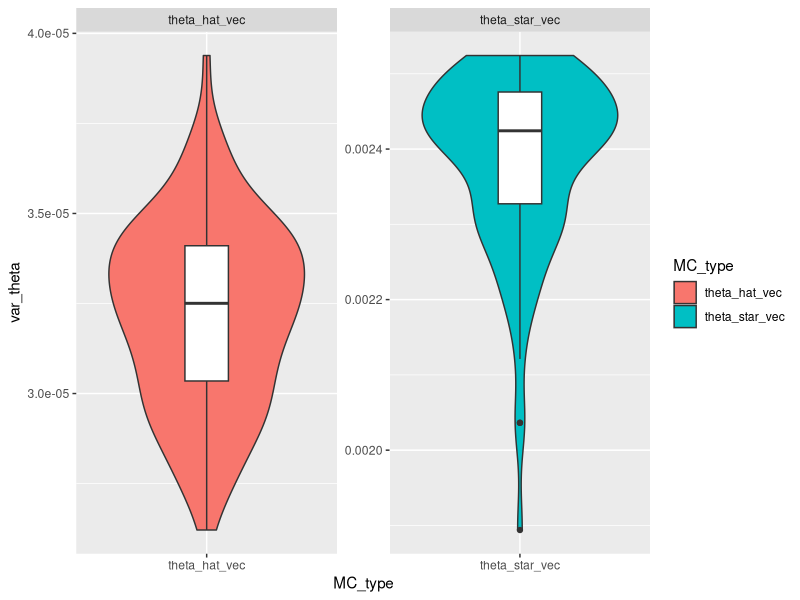

R code for this plot:
###########
########### Sheet 3
###########

################################ Problem 1

# f)

mc_unif <- function(m){
  # this function estimates the give integral using unif distribution.
  # output is a list where first elem is a the integral estimation, 
  # second is the variance of the estimation
  
  # sample from unifom distr
  sample1 <- runif(m, min = 0, max = 0.5)
  
  # estimate  the integral:
  integral_est <- 0.5*mean(exp(-sample1))
  
  # estimate the var
  var_est <- (1/m)*var(0.5*exp(-sample1))
  return(list("integral" = integral_est, "var_est" = var_est))
}

mc_exp<- function(m){
  # this function estimates the give integral using exponential distribution.
  # output is a list where first elem is a the integral estimation, 
  # second is the variance of the estimation
  
  # We sample from exponential distribution
  sample1 <- rexp(m, rate = .5)
  
  # Now estimate the integral
  integral_est <- mean(sample1 <= 0.5)
  
  # Now, estimate the variance of our estimate
  var_est <- (1/m)*var(sample1 <= 0.5)
  return(list("integral" = integral_est, "var_est" = var_est))
}


sample_mc_unif <- mc_unif(100)

sample_mc_exp <- mc_exp(100)

exact_int <- 1 - exp(-0.5)

# g)
library(ggplot2)

# Numberof iterations
n <- 100

# Number of samples in each iteration
m <- 100

# Create a matrix with n*m random samples of U(0, 0.5)
x1_sample <- matrix(runif(m*n, min = 0, max= 0.5), nrow = n, ncol = m)
# Apply the MC-Unif to each row
theta_hat_vec <- apply(x1_sample, MARGIN = 1, function(x){return(0.5*mean(exp(-x)))})
var_theta_hat_vec <- apply(x1_sample, MARGIN = 1, function(x){return(var(0.5*exp(-x))/m)})

# Create a matrix with n*m random samples of Exp(1)
x2_samples <- matrix(rexp(n = n*m, rate = 1),n,m)
# Apply the MC-Expto each row
theta_star_vec <- apply(x2_samples, MARGIN = 1, function(x){return(mean(x <= .5))})
var_theta_star_vec <- apply(x2_samples, MARGIN = 1, function(x){return(var(x <= .5)/m)})

## Now, we create the violin plots
MC_data <- data.frame(MC_type = rep(c("theta_hat_vec", "theta_star_vec"), each = n),
                      theta = c(theta_hat_vec, theta_star_vec),
                      var_theta <- c(var_theta_hat_vec, var_theta_star_vec))

# Use the MC_type as fill-color and group_variable
ggplot(data = MC_data, mapping = aes(MC_type, var_theta, fill = MC_type, group = MC_type)) +
  # add violin plot
  geom_violin() + 
  geom_boxplot(fill = "white", width = 0.2) +
  # Split the plot by MC_type with free scales to better visualize the distribution
  facet_wrap(~MC_type, scales = "free")
# The facet_wrap splits one plot intro several plots by one categorical variable.
# So in the violin plot we can see the the "x axis" represent type of MC method, i.e.
# theta_hat_vec and theta_star_vec. And on the y-axis we can see the the computed variace-theta
# with its boxplot and kernel density. As we can see the kernel density gives us in the case
# of theta_star_vec more infromation, we see the distribution is parially bi-modal.

################################ Problem 1

# c) importance sampling:
# g is the function that we want to integrate over on intgral [1, inf)
g <- function(x){
  return((x^2*exp(-x^2/2))/sqrt(2*pi)*(x>1))
}

# f is the importance function
f <- function(x){
  return(exp(-x)/exp(-1)*(x>1))
}

F_inv <- function(u){
  return(1 -log(u))
}

estimate_integral_and_std_dev <- function(m){
  # we use the inverse transform method to determine the samples
  # of f
  set.seed(25)
  sample1 <- runif(m)
  sample2 <- F_inv(sample1)
  integral <- mean(g(sample2)/f(sample2))
  std_dev <- sqrt(var(g(sample2)/f(sample2)))
  return(list(integral = integral, std_dev = std_dev))
}

estimate_integral_and_std_dev(10000)
